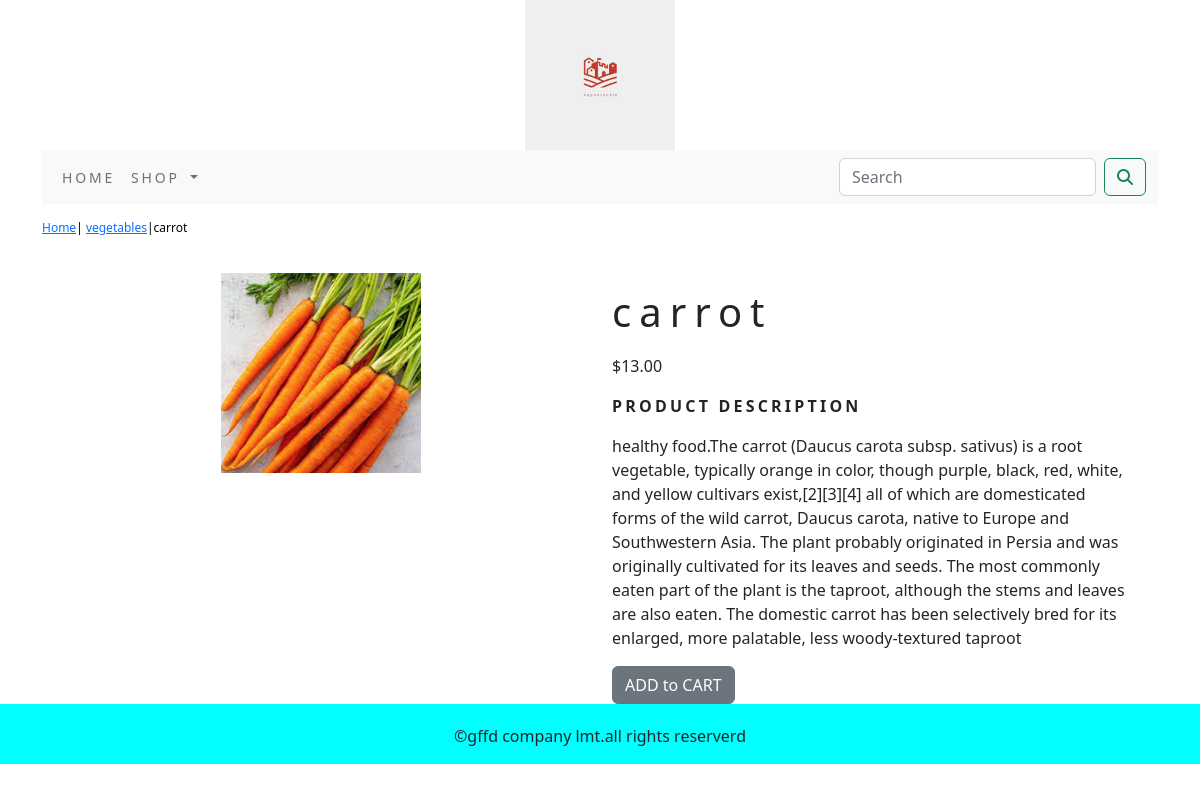
Screenshot of /shop/vegetables/carrot/ with the database file from the repository.
### shop/models.py (models this page shows, shortened)
class product(models.Model):
    name=models.CharField(max_length=250,unique=True)
    slug=models.SlugField(max_length=250,unique=True)
    description=models.TextField(blank=True)
    price=models.DecimalField(max_digits=10,decimal_places=2)
    category=models.ForeignKey(category,on_delete=models.CASCADE)
    img = models.ImageField(upload_to='product', blank=True)
    stock=models.IntegerField()
    available=models.BooleanField(default=True)
    created=models.DateTimeField(auto_now_add=True)
    updated=models.DateTimeField(auto_now=True)
    class Meta:
        ordering = ('name',)
        verbose_name = 'product'
        verbose_name_plural = 'products'

class category(models.Model):
    name=models.CharField(max_length=250,unique=True)
    slug=models.SlugField(max_length=250,unique=True)
    description=models.TextField(blank=True)
    img=models.ImageField(upload_to='category',blank=True)
    class Meta:
        ordering=('name',)
        verbose_name='category'
        verbose_name_plural='categories'
    def get_url(self):
        return reverse('shop:productsbycategory',args=[self.slug])
    def __str__(self):
        return  '{}'.format(self.name)

### shop/views.py (the view)
# urls.py: path('<slug:c_slug>/<slug:product_slug>/',views.prodetail,name='prodetail'),
def prodetail(request,c_slug,product_slug):
    try:
        prod=product.objects.get(category__slug=c_slug,slug=product_slug)
    except Exception as e:
        raise e
    return render(request,'product.html',{'products':prod})

### cart/context_processor.py (called while the page is built)
def counter(request):
    item_count=0
    if 'admin' in request.path:
        return {}
    else:
        try:
            cart=Cart.objects.filter(cart_id=cart__id(request))
            cart_items=Cartitem.objects.all().filter(cart=cart[:1])
            for cart_item in cart_items:
                item_count += cart_item.quantity
        except Cart.DoesNotExist:
            item_count=0
        return dict(item_count=item_count)

### cart/views.py (called while the page is built)
def cart__id(request):
    cart1=request.session.session_key
    if not cart1:
        cart1=request.session.create()
    return cart1

### shop/context_processors.py (called while the page is built)
def menu_links(request):
    links=category.objects.all()
    return dict(links=links)

### templates/product.html (shortened to what this page needs)
{% extends 'base.html' %}
{% load static %}
{% block content %}
<div class="row my_product_row_class">
    <div class="mx_auto">
        <p><a href="{% url 'shop:allproducts' %}">Home</a >| <a href="{{ products.category.get_url }}">{{products.category}}</a>|{{products.name}} </p>
    </div>
</div>
<div class="container">
<div class="row">
    <div class="col-12 col-sm-12 col-md-12 col-lg-6 text-center">
        <div class="min-width:18rem">
            <img src="{{products.img.url}}" alt="{{products.name}}" width="200;" height="200;">
        </div>
    </div>
        <div class="col-12 col-sm-12 col-md-12 col-lg-6">
            <div>
            <h1 class="my_product_title">{{products.name}}</h1>
            <p>${{products.price}}</p>
            <p class="my_title"><b>Product Description</b></p>
            <p class="text-justify my_product_text">{{products.description}}</p>
            {% if products.stock <= 0 %}
            <p class="text-justify my_product_text"><b>OUT OF STOCK</b></p>
            {% else %}
            <a href="{% url 'cart:add_cart' products.id %}" class="btn btn-secondary">ADD to CART</a>
            {% endif %}
            </div>
        </div>
</div>
</div>
</div>
{% endblock %}

### static/css/custom.css (style rules this page uses)
.my_title { font-size:16px; text-transform:uppercase; letter-spacing:.2em; }
.my_product_row_class { padding-top:15px; padding-bottom:20px; }
.my_product_row_class .mx_auto { color:black; font-size:12px; text-decoration:none; }
.my_product_title { font_size:16px; text_transform:uppercase; letter-spacing:.2em; padding-top:15px; padding-bottom:10px; }
.my_product_text { padding-right:20px; }

### rows the page displays
product: category "vegetables", name "carrot", img (picture), price "13.00", description "healthy food.The carrot (Daucus carota subsp. sativus) is a root vegetable, typically orange in color, though purple, black, red, white, and yellow cultivars exist,[2][3][4] all of which are domesticated forms of the wild carrot, Daucus carota, native to Europe and Southwestern Asia. The plant probably originated in Persia and was originally cultivated for its leaves and seeds. The most commonly eaten part of the plant is the taproot, although the stems and leaves are also eaten. The domestic carrot has been selectively bred for its enlarged, more palatable, less woody-textured taproot"
